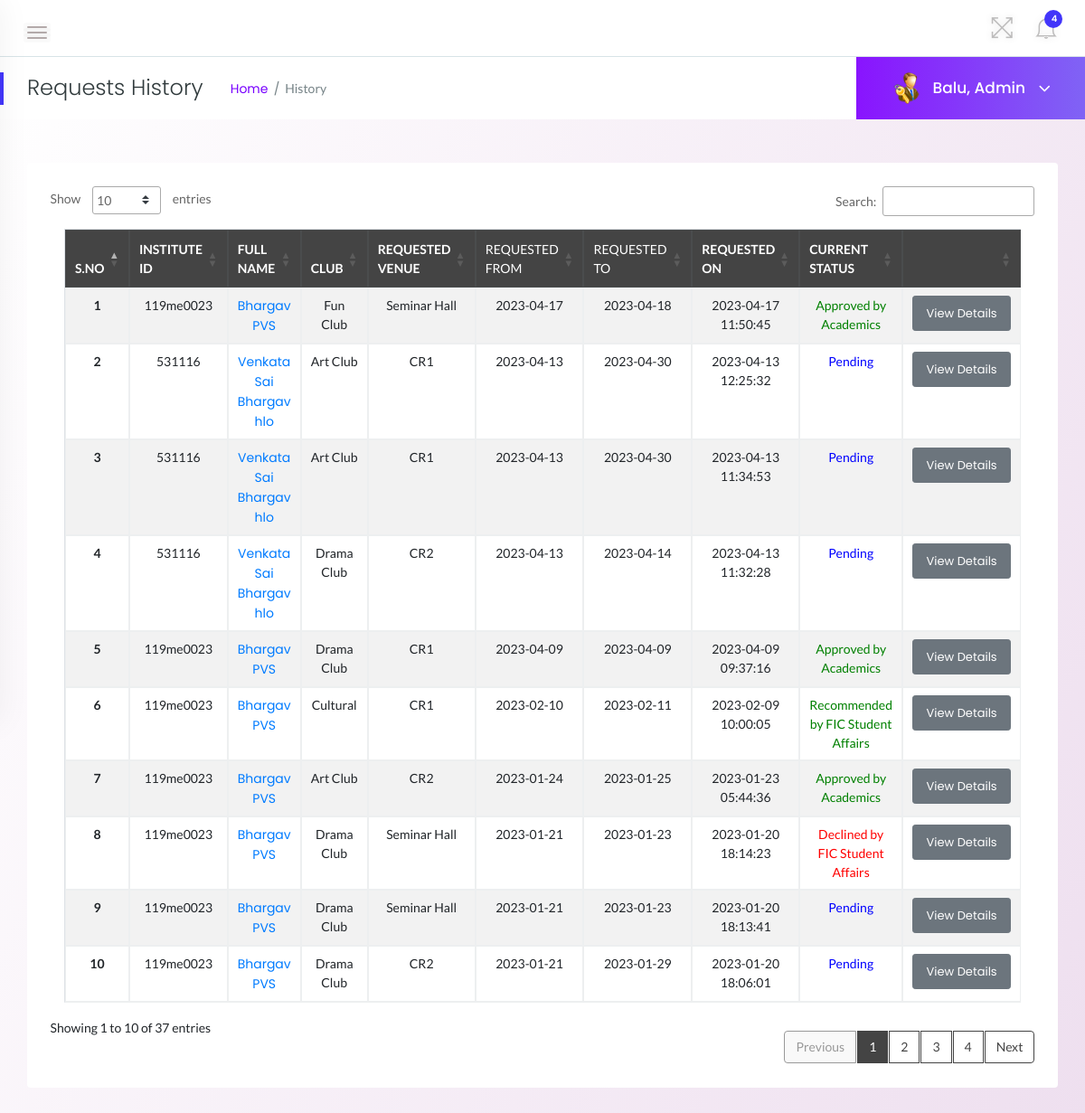
The page /admin/leave-history.php (signed in) on the database its author committed.
### tables this page shows
CREATE TABLE `requests` (
  `id` int(11) NOT NULL,
  `Club` varchar(110) NOT NULL,
  `ToDate` varchar(120) NOT NULL,
  `FromDate` varchar(120) NOT NULL,
  `RequestedVenue` varchar(255) NOT NULL,
  `Description` mediumtext NOT NULL,
  `ExpOccu` int(255) NOT NULL,
  `Fromtime` time NOT NULL,
  `Totime` time NOT NULL,
  `PostingDate` timestamp NOT NULL DEFAULT current_timestamp(),
  `AcademicsRemark` mediumtext DEFAULT NULL,
  `AcademicsRemarkDate` varchar(120) DEFAULT NULL,
  `Status` int(1) NOT NULL,
  `IsRead` int(1) NOT NULL,
  `empid` int(11) DEFAULT NULL,
  `FICremark` mediumtext NOT NULL,
  `FICremarkdate` varchar(120) NOT NULL
);

CREATE TABLE `club_members` (
  `id` int(11) NOT NULL,
  `EmpId` varchar(100) NOT NULL,
  `FirstName` varchar(150) NOT NULL,
  `LastName` varchar(150) NOT NULL,
  `EmailId` varchar(200) NOT NULL,
  `Password` varchar(180) NOT NULL,
  `Gender` varchar(100) NOT NULL,
  `Dob` varchar(100) NOT NULL,
  `Department` varchar(255) NOT NULL,
  `Phonenumber` char(11) NOT NULL,
  `Status` int(1) NOT NULL,
  `RegDate` timestamp NOT NULL DEFAULT current_timestamp(),
  `p_email` varchar(255) NOT NULL
);

### admin/leave-history.php (the view, shortened to what this page needs)
<?php
    if(strlen($_SESSION['alogin'])==0){
        header('location:index.php');
    } else {
 ?>
<!doctype html>
<html class="no-js" lang="en">
<head>
    <link rel="stylesheet" href="../assets/css/bootstrap.min.css">
    <link rel="stylesheet" href="../assets/css/font-awesome.min.css">
    <link rel="stylesheet" href="../assets/css/themify-icons.css">
    <link rel="stylesheet" href="../assets/css/metisMenu.css">
    <link rel="stylesheet" href="../assets/css/owl.carousel.min.css">
    <link rel="stylesheet" href="../assets/css/slicknav.min.css">
    <link rel="stylesheet" href="https://www.amcharts.com/lib/3/plugins/export/export.css" type="text/css" media="all" />
    <link rel="stylesheet" type="text/css" href="https://cdn.datatables.net/1.10.19/css/jquery.dataTables.css">
    <link rel="stylesheet" type="text/css" href="https://cdn.datatables.net/1.10.18/css/dataTables.bootstrap4.min.css">
    <link rel="stylesheet" type="text/css" href="https://cdn.datatables.net/responsive/2.2.3/css/responsive.bootstrap.min.css">
    <link rel="stylesheet" type="text/css" href="https://cdn.datatables.net/responsive/2.2.3/css/responsive.jqueryui.min.css">
    <link rel="stylesheet" href="../assets/css/typography.css">
    <link rel="stylesheet" href="../assets/css/default-css.css">
    <link rel="stylesheet" href="../assets/css/styles.css">
    <link rel="stylesheet" href="../assets/css/responsive.css">
</head>
<body class="bg-light">
            <section style="background: linear-gradient(112.84deg, #FFFFFF 0.63%, #EEDFEF 100%)">
    <div class="page-container">
            <div class="header-area">
                <div class="row align-items-center">
                    <div class="col-md-6 col-sm-8 clearfix">
                        <div class="nav-btn pull-left">
                            <span></span>
                            <span></span>
                            <span></span>
                        </div>
                    </div>
                    <div class="col-md-6 col-sm-4 clearfix">
                        <ul class="notification-area pull-right">
                            <li id="full-view"><i class="ti-fullscreen"></i></li>
                            <?php include '../includes/admin-notification.php'?>
                        </ul>
                    </div>
                </div>
            </div>
            <div class="page-title-area">
                <div class="row align-items-center">
                    <div class="col-sm-6">
                        <div class="breadcrumbs-area clearfix">
                            <h4 class="page-title pull-left">Requests History</h4>
                            <ul class="breadcrumbs pull-left">
                                <li><a href="dashboard.php">Home</a></li>
                                <li><span>History</span></li>
                            </ul>
                        </div>
                    </div>
                    <?php
                                    $id=$_SESSION['alogin'];
                                    $sql = "SELECT UserName from  admin where UserName='$id'";
                                    $query = $dbh -> prepare($sql);
                                    $query->execute();
                                    $results=$query->fetch(PDO::FETCH_OBJ);
                                    $name=$results->UserName;
                                    ?>
                    <div class="col-sm-6 clearfix">
                        <div class="user-profile pull-right">
                            <img class="avatar user-thumb" src="../assets/images/admin.png" alt="avatar">
                            <h4 class="user-name dropdown-toggle" data-toggle="dropdown"><?php echo "$name";?>, Admin <i class="fa fa-angle-down"></i></h4>
                        </div>
                    </div>
                </div>
            </div>
            <div class="main-content-inner">
                <div class="row">
                                <div class="col-12 mt-5">
                                    <div class="card">
                                        <div class="card-body">
                                        <div class="single-table data-tables datatable-dark">
                                            <div class="table-responsive ">
                                                <table id="dataTable3" class="table  table-hover table-striped table-bordered progress-table text-center">
                                                <thead class="text-uppercase">
                                                <tr>
                                                <th>S.No</th>
                                                        <th>Institute ID</th>
                                                        <th width="120">Full Name</th>
                                                        <th>Club</th>
                                                        <th>Requested Venue</th>
                                                        <td>Requested From</td>
                                                        <td>Requested To</td>
                                                        <th>Requested On</th>
                                                        <th>Current Status</th>
                                                        <th></th>
                                                    </tr>
                                                </thead>
                                                <tbody>
                                                <?php
                                                    $sql = "SELECT requests.id as lid,requests.RequestedVenue,club_members.FirstName,club_members.LastName,club_members.EmpId,club_members.id,requests.Club,requests.PostingDate,requests.FromDate,requests.ToDate,requests.Status from requests join club_members on requests.empid=club_members.id order by lid desc";
                                                    $query = $dbh -> prepare($sql);
                                                    $query->execute();
                                                    $results=$query->fetchAll(PDO::FETCH_OBJ);
                                                    $cnt=1;
                                                    if($query->rowCount() > 0){
                                                    foreach($results as $result)
                                                    {
                                                ?>
                                        <tr>
                                            <td> <b><?php echo htmlentities($cnt);?></b></td>
                                            <td><?php echo htmlentities($result->EmpId);?></td>
                                            <td><a href="update-employee.php?empid=<?php echo htmlentities($result->id);?>" target="_blank"><?php echo htmlentities($result->FirstName." ".$result->LastName);?></a></td>
                                            <td><?php echo htmlentities($result->Club);?></td>
                                            <td><?php echo htmlentities($result->RequestedVenue);?></td>
                                            <td><?php echo htmlentities($result->FromDate);?></td>
                                            <td><?php echo htmlentities($result->ToDate);?></td>
                                            <td><?php echo htmlentities($result->PostingDate);?></td>
                                            <td><?php $stats=$result->Status;
                                if($stats==1){
                                    ?>
                                        <span style="color: green">Approved by Academics</span>
                                        <?php } if($stats==2)  { ?>
                                        <?php } if($stats==3)  { ?>
                                        <span style="color: green">Recommended by FIC Student Affairs</span>
                                        <?php } if($stats==4)  { ?>
                                        <span style="color: red">Declined by FIC Student Affairs</span>
                                        <?php }
                                        if($stats==0)  { ?>
                                        <span style="color: blue">Pending</span>
                                        <?php } ?>
                                        </td>
                                            <td><a href="employeeLeave-details.php?requestid=<?php echo htmlentities($result->lid);?>" class="btn btn-secondary btn-sm">View Details</a></td>
                                            </tr>
                                                <?php $cnt++;} }?>
                                            </tbody>
                                                </table>
                                            </div>
                                        </div>
                                        </div>
                                    </div>
                                </div>
                </div>
                </div>
            </div>
</body>
</html>
<?php } ?>

### assets/css/styles.css (style rules this page uses)
.page-container { width: 100%; height: 100%; min-height: 100vh; padding-left: 280px; -webkit-transition: padding-left 0.3s ease 0s; transition: padding-left 0.3s ease 0s; }
.sbar_collapsed.page-container { padding-left: 0; }
.card { border: none; border-radius: 4px; background-color: #fff; -webkit-transition: all 0.3s ease 0s; transition: all 0.3s ease 0s; }
.card-body { padding: 25.6px; padding: 1.6rem; }
.main-content-inner { padding: 0 30px 50px; }
.header-area { padding: 15px 30px; background: #fff; border-bottom: 1px solid #d8e3e7; }
.nav-btn { margin: 10px 30px 0 0; cursor: pointer; }
.nav-btn span { display: block; width: 22px; height: 2px; background: #b3aaaa; margin: 4px 0; border-radius: 15px; -webkit-transition: all 0.3s ease 0s; transition: all 0.3s ease 0s; box-shadow: 0 0 0 4px rgba(99, 96, 96, 0.03); }
.nav-btn span:nth-child(2) { opacity: 0; }
.nav-btn span:first-child { -webkit-transform: rotate(45deg) translate(5px, 5px); transform: rotate(45deg) translate(5px, 5px); }
.nav-btn span:last-child { -webkit-transform: rotate(-45deg) translate(3px, -3px); transform: rotate(-45deg) translate(3px, -3px); }
.sbar_collapsed .nav-btn span { transform: none; opacity: 1; }
.notification-area { -webkit-user-select: none; -moz-user-select: none; -ms-user-select: none; user-select: none; position: relative; z-index: 1; }
.notification-area li { display: inline-block; margin-left: 20px; cursor: pointer; -webkit-user-select: none; -moz-user-select: none; -ms-user-select: none; user-select: none; }
.notification-area li > i { font-size: 26px; color: #bdbcbc; vertical-align: middle; text-shadow: 0 0 8px rgba(0, 0, 0, 0.12); -webkit-transition: color 0.3s ease 0s; transition: color 0.3s ease 0s; }
.notification-area li#full-view { display: inline-block; }
.page-title-area { padding: 0 30px; background: #fff; position: relative; }
.page-title-area:before { content: ""; position: absolute; left: 0; top: 50%; width: 4px; height: 36px; background: var(--primary-color); -webkit-transform: translateY(-50%); transform: translateY(-50%); }
.page-title { font-size: 24px; font-weight: 300; color: #313b3d; letter-spacing: 0; margin-right: 30px; }
ul.breadcrumbs { margin-top: 4px; }
.breadcrumbs li { display: inline-block; }
.breadcrumbs li a, .breadcrumbs li span { display: block; font-size: 14px; font-weight: 400; color: #7801ff; letter-spacing: 0; margin-right: 16px; position: relative; }
.breadcrumbs li a:before { content: "/"; color: #768387; position: absolute; right: -13px; top: 0; }
.breadcrumbs li span { margin-right: 0; color: #768387; text-transform: capitalize; }
.user-profile { margin-right: -30px; display: -webkit-box; display: -ms-flexbox; display: flex; -webkit-box-align: center; -ms-flex-align: center; align-items: center; -ms-flex-wrap: wrap; flex-wrap: wrap; background: -webkit-linear-gradient(left, #8914fe 0%, #8063f5 100%); background: linear-gradient(to right, #8914fe 0%, #8063f5 100%); padding: 17px 38px; position: relative; }
.user-profile img.avatar { height: 35px; width: 35px; border-radius: 50%; margin-right: 12px; }
.user-name { font-size: 17px; font-weight: 500; color: #fff; letter-spacing: 0; cursor: pointer; -webkit-user-select: none; -moz-user-select: none; -ms-user-select: none; user-select: none; }
.user-name i { margin-left: 10px; font-size: 21px; vertical-align: middle; position: relative; }
.notification-area .dropdown-toggle, .user-name.dropdown-toggle { position: relative; }
.notification-area .dropdown-toggle:after, .user-name.dropdown-toggle:after { display: none; }
.btn { padding: 11px 17px; font-size: 13px; letter-spacing: 0; }
.btn-sm { padding: 9px 14px; }
.single-table .table { margin-bottom: 0; }
table tr th { border-bottom: none; }
table tr th, table tr td { border-top: 1px solid rgba(120, 130, 140, 0.13) !important; }
.table-bordered td, .table-bordered th { border: 1px solid rgba(120, 130, 140, 0.13) !important; }
table.dataTable.no-footer { border-bottom: 1px solid rgba(120, 130, 140, 0.13) !important; }
table.dataTable thead th, table.dataTable thead td { border-bottom-color: transparent; }
.datatable-dark thead { background: #444; color: #fff; }

### rows shown on the page
requests: club_members.EmpId "119me0023", club_members.FirstName+LastName "Bhargav PVS", Club "Fun Club", RequestedVenue "Seminar Hall", FromDate "2023-04-17", ToDate "2023-04-18", PostingDate "2023-04-17 11:50:45", Status "Approved by Academics"
requests: club_members.EmpId "531116", club_members.FirstName+LastName "Venkata Sai Bhargav hlo", Club "Art Club", RequestedVenue "CR1", FromDate "2023-04-13", ToDate "2023-04-30", PostingDate "2023-04-13 12:25:32", Status "Pending"
requests: club_members.EmpId "531116", club_members.FirstName+LastName "Venkata Sai Bhargav hlo", Club "Art Club", RequestedVenue "CR1", FromDate "2023-04-13", ToDate "2023-04-30", PostingDate "2023-04-13 11:34:53", Status "Pending"
requests: club_members.EmpId "531116", club_members.FirstName+LastName "Venkata Sai Bhargav hlo", Club "Drama Club", RequestedVenue "CR2", FromDate "2023-04-13", ToDate "2023-04-14", PostingDate "2023-04-13 11:32:28", Status "Pending"
requests: club_members.EmpId "119me0023", club_members.FirstName+LastName "Bhargav PVS", Club "Drama Club", RequestedVenue "CR1", FromDate "2023-04-09", ToDate "2023-04-09", PostingDate "2023-04-09 09:37:16", Status "Approved by Academics"
requests: club_members.EmpId "119me0023", club_members.FirstName+LastName "Bhargav PVS", Club "Cultural", RequestedVenue "CR1", FromDate "2023-02-10", ToDate "2023-02-11", PostingDate "2023-02-09 10:00:05", Status "Recommended by FIC Student Affairs"
requests: club_members.EmpId "119me0023", club_members.FirstName+LastName "Bhargav PVS", Club "Art Club", RequestedVenue "CR2", FromDate "2023-01-24", ToDate "2023-01-25", PostingDate "2023-01-23 05:44:36", Status "Approved by Academics"
requests: club_members.EmpId "119me0023", club_members.FirstName+LastName "Bhargav PVS", Club "Drama Club", RequestedVenue "Seminar Hall", FromDate "2023-01-21", ToDate "2023-01-23", PostingDate "2023-01-20 18:14:23", Status "Declined by FIC Student Affairs"
requests: club_members.EmpId "119me0023", club_members.FirstName+LastName "Bhargav PVS", Club "Drama Club", RequestedVenue "Seminar Hall", FromDate "2023-01-21", ToDate "2023-01-23", PostingDate "2023-01-20 18:13:41", Status "Pending"
requests: club_members.EmpId "119me0023", club_members.FirstName+LastName "Bhargav PVS", Club "Drama Club", RequestedVenue "CR2", FromDate "2023-01-21", ToDate "2023-01-29", PostingDate "2023-01-20 18:06:01", Status "Pending"

### other values the page prints
$unreadcount "4"
$name "Balu"
